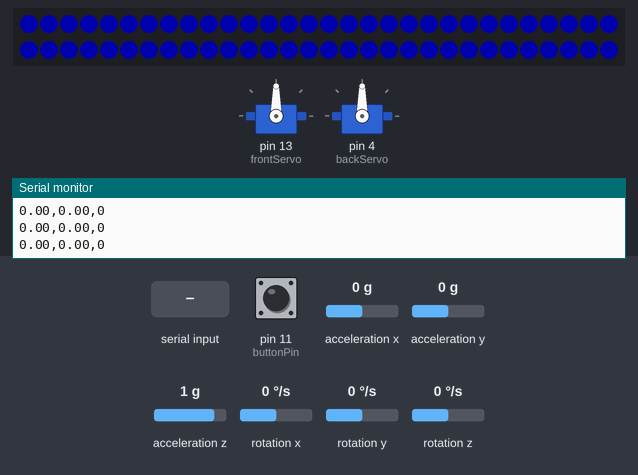
The sketch below on a simulated Arduino Uno, built with avr-gcc and run on an emulated ATmega328P. On the bench: 2 × servo, 60 RGB LEDs in strip order, left to right, continuing on the next row, the last lines printed to the serial monitor. The inputs (shaded band) are chosen by the test bench; at power-on: acceleration x 0 g, acceleration y 0 g, pin 11 (buttonPin) HIGH, acceleration z 1 g, rotation x 0 °/s, rotation y 0 °/s, rotation z 0 °/s. Dim RGB values are drawn brighter than linear.

Above: at 3.2 s.
3.3 s: acceleration x set to -1.4 g
At 4.5 s:
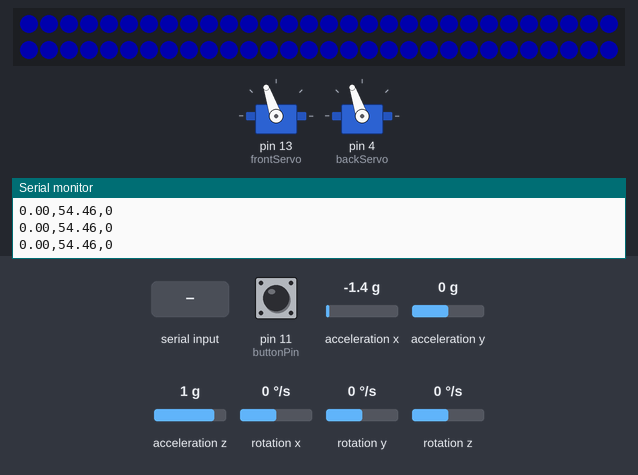
4.8 s: acceleration y set to -1.4 g
At 5.7 s:
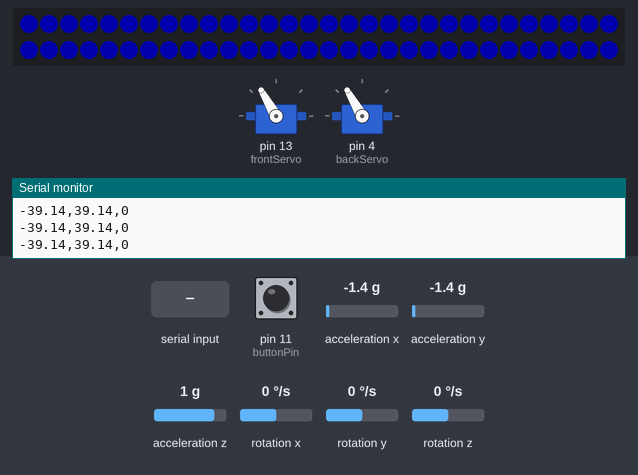
6.3 s: acceleration y set to 1.4 g
At 6.7 s:
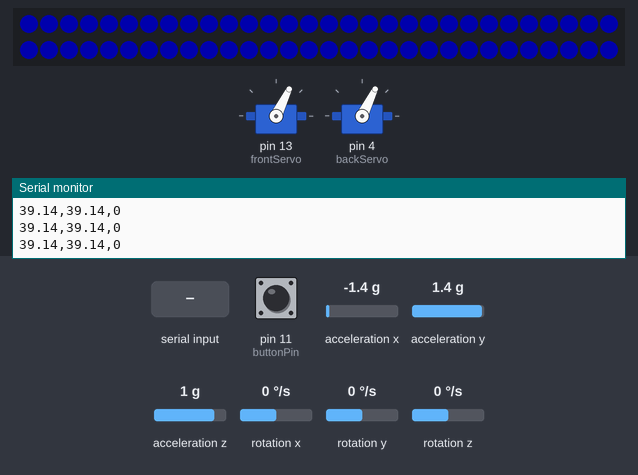
7.8 s: "30,150\n" received over Serial
10.8 s: acceleration y set to 0 g
At 11.4 s:
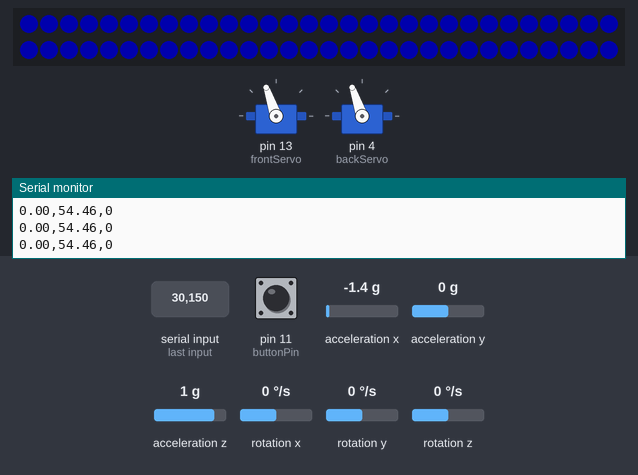
12.3 s: acceleration x set to 0 g
At 13.7 s:
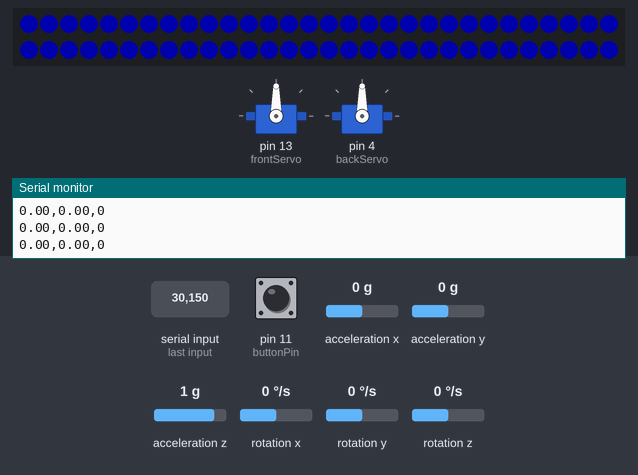
Timing chart, 0 to 14.8 s (numbered marks = the images above; inputs shaded):
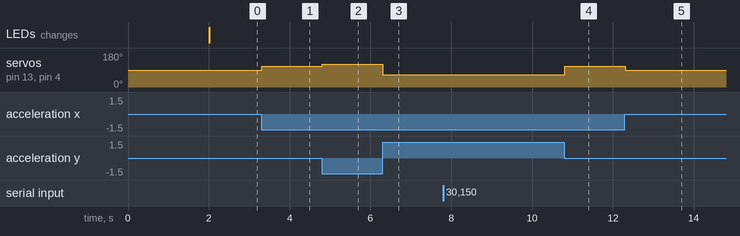

The sketch:

castle_game.ino
```cpp
#include "Wire.h"
#include <MPU6050_light.h>
#include "Servo.h"
#include <FastLED.h>

MPU6050 mpu(Wire);

//mpu and button
unsigned long timer = 0;
int buttonPin = 11;

//servo
Servo frontServo;
Servo backServo;

//LEDS
#define NUM_LEDS 60 // How many leds on your strip?
#define DATA_PIN 3
CRGB leds[NUM_LEDS];

const int NUM_OF_VALUES_FROM_PROCESSING = 3;
int processing_values[NUM_OF_VALUES_FROM_PROCESSING] = {0, 0, 0};

void setup() {
   Serial.begin(115200);
   Wire.begin();
   byte status = mpu.begin();
   Serial.print(F("MPU6050 status: "));
   Serial.println(status);
   while(status!=0){ } // stop everything if could not connect to MPU6050
   Serial.println(F("Calculating offsets, do not move MPU6050"));
   delay(1000);
   // mpu.upsideDownMounting = true; // uncomment this line if the MPU6050 is mounted upside-down
   mpu.calcOffsets(); // gyro and accelero
   Serial.println("Done!\n");
   pinMode(buttonPin, INPUT_PULLUP);
   FastLED.addLeds<NEOPIXEL, DATA_PIN>(leds, NUM_LEDS);
   FastLED.setBrightness(50);
   frontServo.attach(13);
   backServo.attach(4);
   frontServo.write(90);
   backServo.write(90);

}

void loop() {
  getSerialData();
  if((millis()-timer)>10){ // print data every 10ms
    mpu.update();
    Serial.print(mpu.getAngleX());
    Serial.print(",");
    Serial.print(mpu.getAngleY());
    Serial.print(",");
    int button = digitalRead(buttonPin) == LOW ? 1 : 0;
    Serial.println(button);

    timer = millis();
  }


  moveFlags();


  // LEDS based on gameMode sent to us by processing
  int gameMode = processing_values[2];

  // Force default immediately every frame
  CRGB activeColor =CRGB::Blue;

  if (gameMode == 0) {
    activeColor = CRGB::Blue;      // Menu
  }
  else if (gameMode == 1) {
    activeColor = CRGB::White;     // Tutorial
  }
  else if (gameMode == 2) {
    activeColor = CRGB::Green;     // Endless
  }
  else if (gameMode == 3) {
    activeColor = CRGB::Purple;    // Chaos
  }
  else if (gameMode == 4) {
    activeColor = CRGB::Red;       // Game Over
  }

  // ALWAYS update MPU before LED logic
  float tiltX = mpu.getAngleX();
  float tiltY = mpu.getAngleY();

  //else the directions are backwards for some reasn
  tiltX = -tiltX;

  if (gameMode == 0) {
    fill_solid(leds, NUM_LEDS, CRGB::Blue);
    FastLED.show();
    return;
  }

  if (gameMode == 4) {
    fill_solid(leds, NUM_LEDS, CRGB::Red);
    FastLED.show();
    return;
  }

  // when the castle is flat
  if (abs(tiltX) < 5 && abs(tiltY) < 5) {
    if (gameMode != 4){
    fill_solid(leds, NUM_LEDS, CRGB(15,15,15));
    FastLED.show();
    return;
    }
  }

  // ---------------- TILT COMPASS ----------------
  float angle = atan2(tiltX, tiltY);

  static float filteredAngle = 0;
  filteredAngle += (angle - filteredAngle) * 0.15;

  float norm = (filteredAngle + PI) / (2 * PI);

  int ledIndex = NUM_LEDS - 1 - (norm * NUM_LEDS);

  if (gameMode != 4){
    fill_solid(leds, NUM_LEDS, CRGB::Blue);
  }

  for (int i = -2; i <= 2; i++) {
    int idx = (ledIndex + i + NUM_LEDS) % NUM_LEDS;
    leds[idx] = activeColor;
  }

  FastLED.show();
}


//similar logic to my leds
void moveFlags() {

  mpu.update();

  float tiltX = mpu.getAngleX();
  float tiltY = mpu.getAngleY();

  tiltX = -tiltX;

  if (abs(tiltX) < 3) tiltX = 0;
  if (abs(tiltY) < 3) tiltY = 0;

  float tiltForce = tiltX + (tiltY * 0.35);
  tiltForce = constrain(tiltForce, -30, 30);

  int neutralFront = 90;
  int neutralBack  = 90;

  int frontSpeed = neutralFront + tiltForce;
  int backSpeed  = neutralBack + tiltForce;

  frontSpeed = constrain(frontSpeed, 60, 120);
  backSpeed  = constrain(backSpeed, 60, 120);

  frontServo.write(frontSpeed);
  backServo.write(backSpeed);
}


/* Receive Serial data from Processing */
/* You won't need to change this code  */

void getSerialData() {
  static int tempValue = 0;  // the "static" makes the local variable retain its value between calls of this function
  static int tempSign = 1;
  static int valueIndex = 0;

  while (Serial.available()) {
    char c = Serial.read();
    if (c >= '0' && c <= '9') {
      // received a digit:
      // multiply the current value by 10, and add the character (converted to a number) as the last digit
      tempValue = tempValue * 10 + (c - '0');
    } else if (c == '-') {
      // received a minus sign:
      // make a note to multiply the final value by -1
      tempSign = -1;
    } else if (c == ',' || c == '\n') {
      // received a comma, or the newline character at the end of the line:
      // update the processing_values array with the temporary value
      if (valueIndex < NUM_OF_VALUES_FROM_PROCESSING) {  // should always be the case, but double-check
        processing_values[valueIndex] = tempValue * tempSign;
      }
      // get ready for the new data by resetting the temporary value and sign
      tempValue = 0;
      tempSign = 1;
      if (c == ',') {
        // move to dealing with the next entry in the processing_values array
        valueIndex = valueIndex + 1;
      } else {
        // except when we reach the end of the line
        // go back to the first entry in this case
        valueIndex = 0;
      }
    }
  }
}
```

Measured:
- after the input at 3.3 s, servo on pin 13 (frontServo), servo on pin 4 (backServo): 90° → 109° at once
- after the input at 4.8 s, servo on pin 13 (frontServo), servo on pin 4 (backServo): 109° → 120° at once
- after the input at 6.3 s, servo on pin 13 (frontServo), servo on pin 4 (backServo): 120° → 64° at once
- after the input at 10.8 s, servo on pin 13 (frontServo), servo on pin 4 (backServo): 64° → 109° at once
- after the input at 12.3 s, servo on pin 13 (frontServo), servo on pin 4 (backServo): 109° → 90° at once
